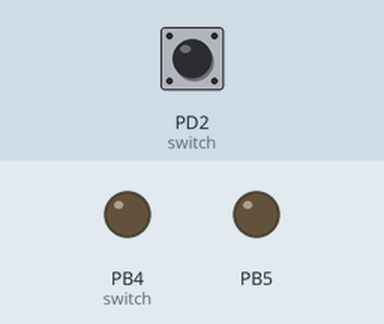
This program was run on a simulated ATmega328P, built with avr-gcc and emulated at 16 MHz. On the bench: output pins drawn as LEDs (lit = HIGH). The test bench sets the inputs (shaded band); at power-on: PD2 (switch) LOW.

Above: at 1.2 s.
1.3 s: PD2 (switch) pulled HIGH for 0.15 s
At 2.7 s:
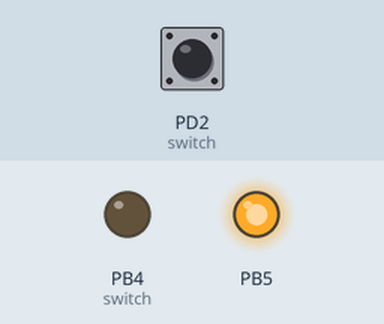
7.4 s: PD2 (switch) pulled HIGH for 3.2 s
At 14.2 s:
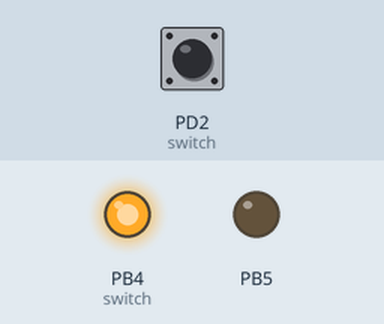
Timing chart, 0 to 16.8 s (numbered marks = the images above; inputs shaded):
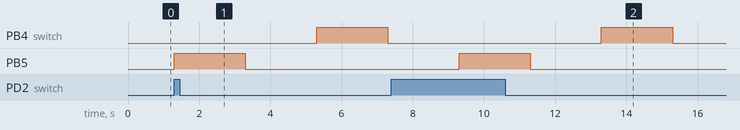

Measured:
- after the input at 1.3 s, PB4 (switch): LOW → HIGH after 4.0 s, → LOW 2.0 s later; PB5: LOW → HIGH at once, → LOW 2.0 s later
- after the input at 7.4 s, PB4 (switch): LOW → HIGH after 5.9 s, → LOW 2.0 s later; PB5: LOW → HIGH after 1.9 s, → LOW 2.0 s later

The program:

main.c
```c
/*
 * DC_MOTOR_SWITCH1.c
 *
 * Created: 15-09-2025 21:23:49
 * Author : KICHU
 */

#define F_CPU 16000000UL
#include <avr/io.h>
#include<util/delay.h>

int main(void)
{
	DDRB |= (1 << DDB5);   // Set PB5 as output
	DDRB |= (1 << DDB4);   // Set PB4 as output
	DDRD &= ~(1 << DDD2);  // Set PD2 as input (switch)

	while (1)
	{
		if (PIND & (1 << PIND2))   // If switch is pressed (logic high at PD2)
		{
			PORTB |= (1 << PORTB5);
			PORTB &= ~(1 << PORTB4);   // CW
			_delay_ms(2000);

			PORTB &= ~(1 << PORTB4);
			PORTB &= ~(1 << PORTB5);   // STOP
			_delay_ms(2000);

			PORTB |= (1 << PORTB4);
			PORTB &= ~(1 << PORTB5);   // CCW
			_delay_ms(2000);

			PORTB &= ~(1 << PORTB4);
			PORTB &= ~(1 << PORTB5);   // STOP
			_delay_ms(2000);
		}
		else
		{
			PORTB &= ~(1 << PORTB4);   // STOP if switch not pressed
			PORTB &= ~(1 << PORTB5);
		}
	}
}
```
